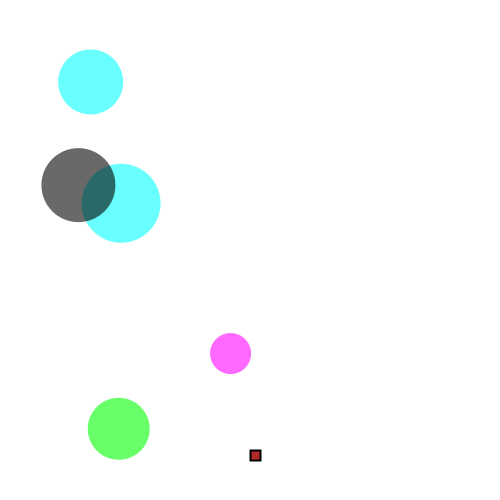
Frame 1 (no input)
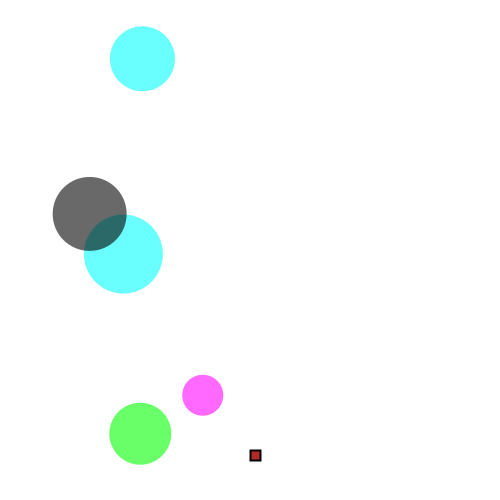
Frame 60 (the mouse pressed at the canvas centre just before this capture)
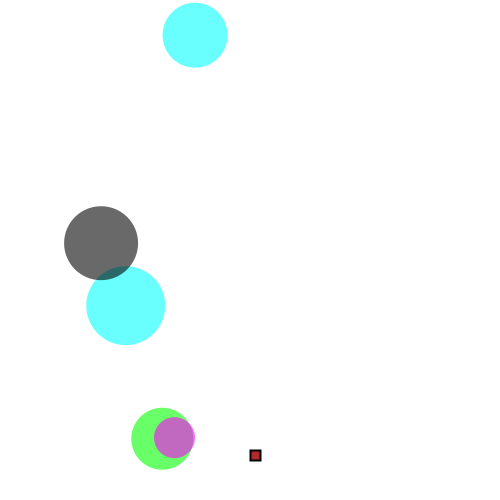
Frame 120 (the mouse held since frame 60 and released just before this capture)

The Processing sketch that drew these frames (run headless with seeded random() and noise(); from frame 60 on, the mouse is pressed at the canvas centre):

// Processing sketch: processing_14178
// ── processing_14178.pde


int xpos, ypos, distance;
int guysize =10;

Baddy myBaddy;

Baddy[] baddies = new Baddy[8];


void setup()
{
  size(500,500);
  xpos= width/2;
  ypos= height-50;

	for (int i=0; i< baddies.length; i++)	
	{
		baddies[i]= new Baddy();
		println(baddies[i].xpos);
	}
	
	println("hi");
	

}

void draw()
{
  
  background(255);

  if(keyPressed)
	{
	if (keyCode == LEFT) {xpos-=2;}
    if (keyCode == RIGHT) {xpos+=2;}
   	if (keyCode == UP) {ypos-=2;}
    if (keyCode == DOWN) {ypos+=2;}
	}
  
	stroke(1);
	strokeWeight(2);
	fill(#B22929);
	//you
	rect(xpos, ypos, guysize, guysize);
	

	smooth();
	
	for (int i=0; i< baddies.length; i++)	
	{
		baddies[i].display();
		baddies[i].move();	
		//baddies[i].detectHit(xpos, ypos);
		
	}  

}



class Baddy
{
	color r, g, b;
	float xpos, ypos, xspeed, yspeed;
	int baddysize;
	
	Baddy()
	{
		r = color(50, int(random(255)));
		g = color(50, int(random(255)));
		b = color(50, int(random(255)));
		xpos = random(width);
		ypos = random(height);
		xspeed= random(-1, 1);
		yspeed= random(-1, 1);
		baddysize = int(random(10, 30)*3);
	}
	
	void display()
	{
		fill(r, g, b, 150);
  		noStroke();
		ellipse(xpos, ypos, baddysize, baddysize);
		
	}
	
	void move()
	{
		xpos-=xspeed;
		ypos-=yspeed;
		if ((xpos>width)||(xpos<0)) {xspeed=xspeed*-1;}
		if ((ypos>width)||(ypos<0)) {yspeed=yspeed*-1;}
	}
	
	//bool detectHit(int guyx, int guyy)
	{
	 	/*circleDistance.x = abs(xpos - guyx - guysize/2);
	    circleDistance.y = abs(ypos - guyy - guysize/2);

	    if (circleDistance.x > (guysize/2 + circle.r)) { return false; }
	    if (circleDistance.y > (guysize/2 + circle.r)) { return false; }

	    if (circleDistance.x <= (guysize/2)) { return true; } 
	    if (circleDistance.y <= (guysize/2)) { return true; }

	    cornerDistance_sq = (circleDistance.x - guysize/2)^2 +
	                         (circleDistance.y - guysize/2)^2;

	    return (cornerDistance_sq <= (circle.r^2));	*/
		
	}


}
